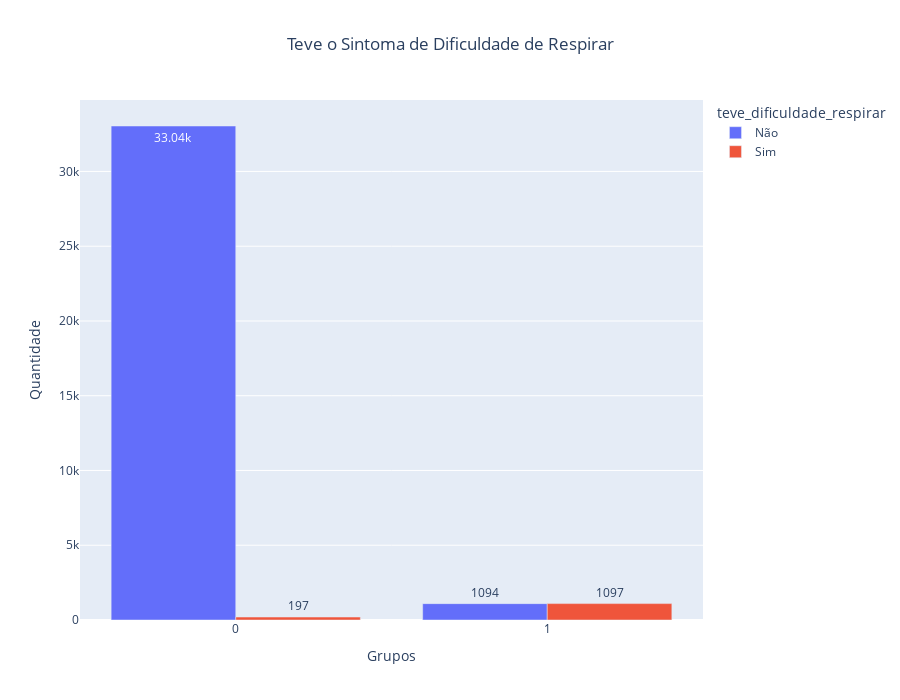

Notebook source saved alongside this figure:
### Code cell
fPlotaGraficos(df_teve_dificuldade_respirar, 'Teve o Sintoma de Dificuldade de Respirar')

### Figure 1 — Plotly figure (JSON) as saved in the notebook; plotly's stock layout.template omitted (floating-point values rounded to 4 significant figures)
{"data": [{"alignmentgroup": "True", "hovertemplate": "teve_dificuldade_respirar=Não<br>Grupos=%{x}<br>Quantidade=%{y}<extra></extra>", "legendgroup": "Não", "marker": {"color": "#636efa", "pattern": {"shape": ""}}, "name": "Não", "offsetgroup": "Não", "orientation": "v", "showlegend": true, "textposition": "auto", "texttemplate": "%{y}", "type": "bar", "x": [0, 1], "xaxis": "x", "y": [33040, 1094], "yaxis": "y"}, {"alignmentgroup": "True", "hovertemplate": "teve_dificuldade_respirar=Sim<br>Grupos=%{x}<br>Quantidade=%{y}<extra></extra>", "legendgroup": "Sim", "marker": {"color": "#EF553B", "pattern": {"shape": ""}}, "name": "Sim", "offsetgroup": "Sim", "orientation": "v", "showlegend": true, "textposition": "auto", "texttemplate": "%{y}", "type": "bar", "x": [0, 1], "xaxis": "x", "y": [197, 1097], "yaxis": "y"}], "layout": {"autosize": false, "barmode": "group", "height": 700, "legend": {"title": {"text": "teve_dificuldade_respirar"}, "tracegroupgap": 0}, "title": {"text": "Teve o Sintoma de Dificuldade de Respirar", "x": 0.5}, "xaxis": {"anchor": "y", "domain": [0, 1], "dtick": 1, "tickmode": "linear", "title": {"text": "Grupos"}}, "yaxis": {"anchor": "x", "domain": [0, 1], "title": {"text": "Quantidade"}}}}
